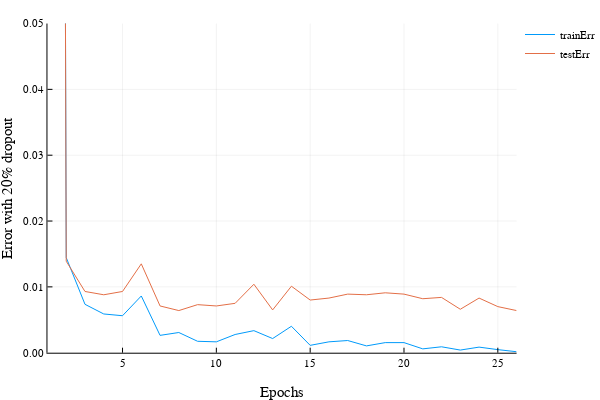

Here is the notebook cell this chart was saved with:
### Code cell
plot([trnerr tsterr],ylim=(0,0.05),
    labels=[:trainErr :testErr],xlabel="Epochs", ylabel="Error with 20% dropout")

### Figure 1 — Plotly figure (JSON) as saved in the notebook; plotly's stock layout.template omitted (floating-point values rounded to 4 significant figures)
{"data": [{"colorbar": {"title": ""}, "line": {"color": "rgba(0, 154, 250, 1.000)", "dash": "solid", "shape": "linear", "width": 1}, "mode": "lines", "name": "trainErr", "showlegend": true, "type": "scatter", "x": [1, 2, 3, 4, 5, 6, 7, 8, 9, 10, 11, 12, 13, 14, 15, 16, 17, 18, 19, 20, 21, 22, 23, 24, 25, 26], "xaxis": "x1", "y": [0.8938, 0.01445, 0.00735, 0.005883, 0.005617, 0.008617, 0.002633, 0.003067, 0.001733, 0.00165, 0.002767, 0.00335, 0.00215, 0.004017, 0.001117, 0.00165, 0.00185, 0.001033, 0.001533, 0.001533, 0.0005833, 0.0009, 0.0004, 0.00085, 0.0004667, 0.00015], "yaxis": "y1"}, {"colorbar": {"title": ""}, "line": {"color": "rgba(227, 111, 71, 1.000)", "dash": "solid", "shape": "linear", "width": 1}, "mode": "lines", "name": "testErr", "showlegend": true, "type": "scatter", "x": [1, 2, 3, 4, 5, 6, 7, 8, 9, 10, 11, 12, 13, 14, 15, 16, 17, 18, 19, 20, 21, 22, 23, 24, 25, 26], "xaxis": "x1", "y": [0.8965, 0.0139, 0.0093, 0.0088, 0.0093, 0.0135, 0.0071, 0.0064, 0.0073, 0.0071, 0.0075, 0.0104, 0.0065, 0.0101, 0.008, 0.0083, 0.0089, 0.0088, 0.0091, 0.0089, 0.0082, 0.0084, 0.0066, 0.0083, 0.007, 0.0064], "yaxis": "y1"}], "layout": {"annotations": [], "height": 400, "legend": {"bgcolor": "rgba(255, 255, 255, 1.000)", "bordercolor": "rgba(0, 0, 0, 1.000)", "font": {"color": "rgba(0, 0, 0, 1.000)", "family": "sans-serif", "size": 11}, "x": 1, "y": 1}, "margin": {"b": 20, "l": 0, "r": 0, "t": 20}, "paper_bgcolor": "rgba(255, 255, 255, 1.000)", "plot_bgcolor": "rgba(255, 255, 255, 1.000)", "showlegend": true, "width": 600, "xaxis1": {"anchor": "y1", "domain": [0.09128, 0.9934], "gridcolor": "rgba(0, 0, 0, 0.100)", "gridwidth": 0.5, "linecolor": "rgba(0, 0, 0, 1.000)", "mirror": false, "range": [1, 26], "showgrid": true, "showline": true, "showticklabels": true, "tickangle": 0, "tickcolor": "rgb(0, 0, 0)", "tickfont": {"color": "rgba(0, 0, 0, 1.000)", "family": "sans-serif", "size": 11}, "tickmode": "array", "ticks": "inside", "ticktext": ["5", "10", "15", "20", "25"], "tickvals": [5, 10, 15, 20, 25], "title": "Epochs", "titlefont": {"color": "rgba(0, 0, 0, 1.000)", "family": "sans-serif", "size": 15}, "type": "-", "visible": true, "zeroline": false, "zerolinecolor": "rgba(0, 0, 0, 1.000)"}, "yaxis1": {"anchor": "x1", "domain": [0.07581, 0.9902], "gridcolor": "rgba(0, 0, 0, 0.100)", "gridwidth": 0.5, "linecolor": "rgba(0, 0, 0, 1.000)", "mirror": false, "range": [0, 0.05], "showgrid": true, "showline": true, "showticklabels": true, "tickangle": 0, "tickcolor": "rgb(0, 0, 0)", "tickfont": {"color": "rgba(0, 0, 0, 1.000)", "family": "sans-serif", "size": 11}, "tickmode": "array", "ticks": "inside", "ticktext": ["0.00", "0.01", "0.02", "0.03", "0.04", "0.05"], "tickvals": [0, 0.01, 0.02, 0.03, 0.04, 0.05], "title": "Error with 20% dropout", "titlefont": {"color": "rgba(0, 0, 0, 1.000)", "family": "sans-serif", "size": 15}, "type": "-", "visible": true, "zeroline": false, "zerolinecolor": "rgba(0, 0, 0, 1.000)"}}}
